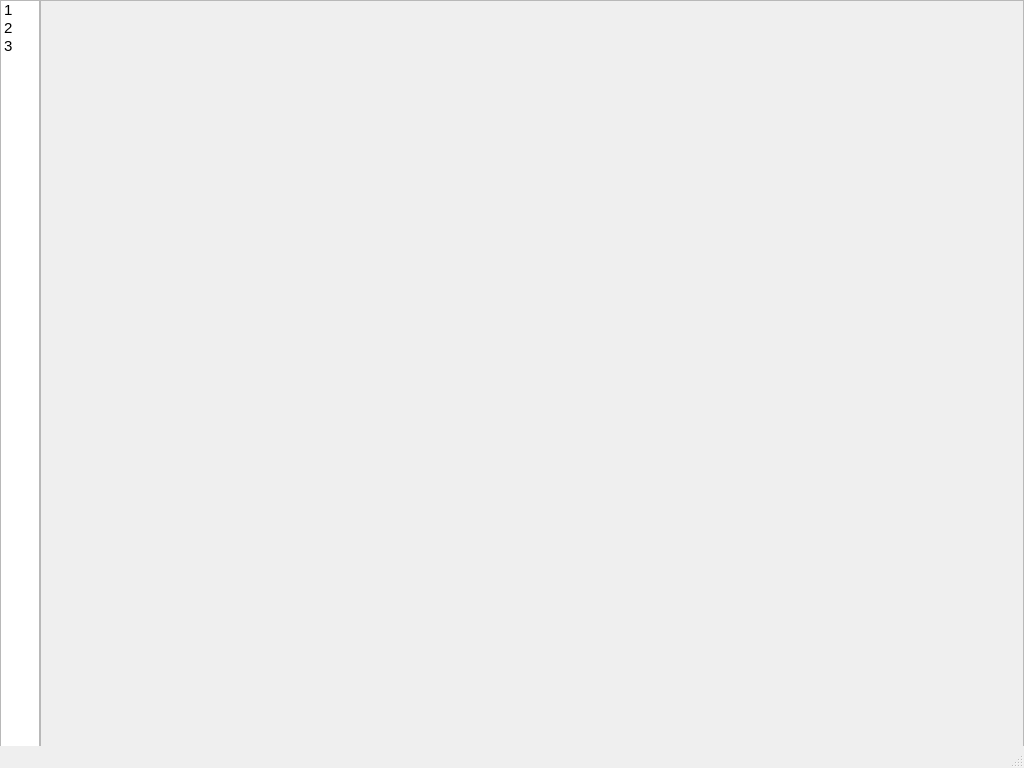
<?xml version="1.0" encoding="UTF-8"?>
<ui version="4.0">
 <class>MainWindow</class>
 <widget class="QMainWindow" name="MainWindow">
  <property name="geometry">
   <rect>
    <x>0</x>
    <y>0</y>
    <width>1024</width>
    <height>768</height>
   </rect>
  </property>
  <property name="minimumSize">
   <size>
    <width>1024</width>
    <height>768</height>
   </size>
  </property>
  <property name="maximumSize">
   <size>
    <width>1920</width>
    <height>1080</height>
   </size>
  </property>
  <property name="windowTitle">
   <string>Note</string>
  </property>
  <widget class="QWidget" name="centralwidget">
   <widget class="QFrame" name="frame">
    <property name="geometry">
     <rect>
      <x>40</x>
      <y>0</y>
      <width>984</width>
      <height>768</height>
     </rect>
    </property>
    <property name="minimumSize">
     <size>
      <width>984</width>
      <height>768</height>
     </size>
    </property>
    <property name="maximumSize">
     <size>
      <width>0</width>
      <height>768</height>
     </size>
    </property>
    <property name="frameShape">
     <enum>QFrame::StyledPanel</enum>
    </property>
    <property name="frameShadow">
     <enum>QFrame::Raised</enum>
    </property>
   </widget>
   <widget class="QListWidget" name="listWidget">
    <property name="geometry">
     <rect>
      <x>0</x>
      <y>0</y>
      <width>40</width>
      <height>768</height>
     </rect>
    </property>
    <property name="minimumSize">
     <size>
      <width>40</width>
      <height>768</height>
     </size>
    </property>
    <property name="maximumSize">
     <size>
      <width>40</width>
      <height>768</height>
     </size>
    </property>
    <item>
     <property name="text">
      <string>1</string>
     </property>
     <property name="font">
      <font>
       <pointsize>11</pointsize>
      </font>
     </property>
    </item>
    <item>
     <property name="text">
      <string>2</string>
     </property>
     <property name="font">
      <font>
       <pointsize>11</pointsize>
      </font>
     </property>
    </item>
    <item>
     <property name="text">
      <string>3</string>
     </property>
     <property name="font">
      <font>
       <pointsize>11</pointsize>
      </font>
     </property>
    </item>
   </widget>
  </widget>
  <widget class="QStatusBar" name="statusbar"/>
 </widget>
 <resources/>
 <connections/>
</ui>
